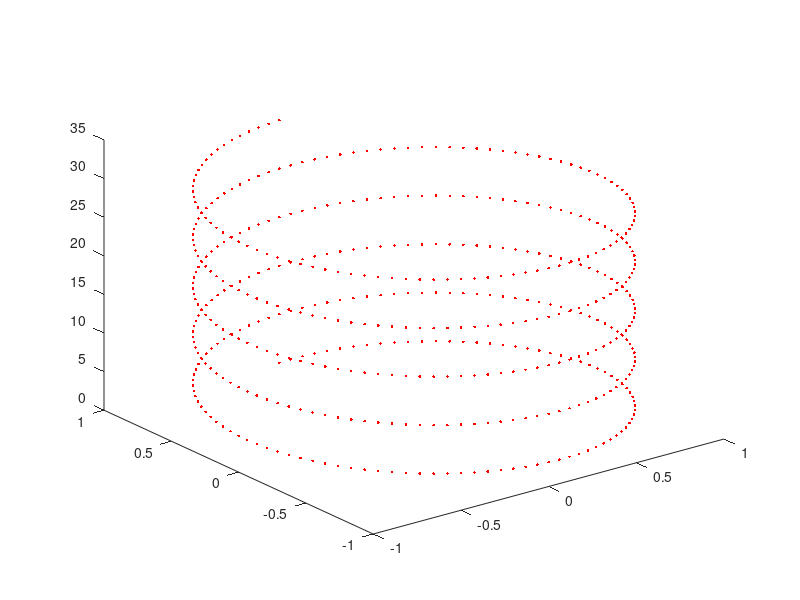

Write MATLAB code to recreate this figure.
% 3d ploting and line ploting

% comand ploting  // plot3

% syntax = plot3(x,y,z)

% to plot set of cordanets conected by linesegment

t = 0:pi/50:10*pi;
s = sin(t);
c = cos(t);
plot3(s,c,t)   % simple plot
plot3(s,c,t,'...r')   % simple plot with red color
